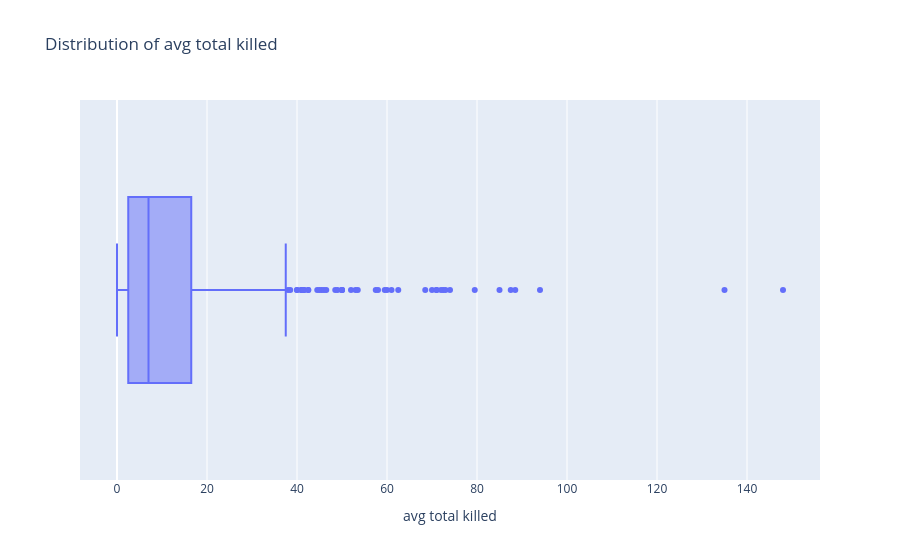
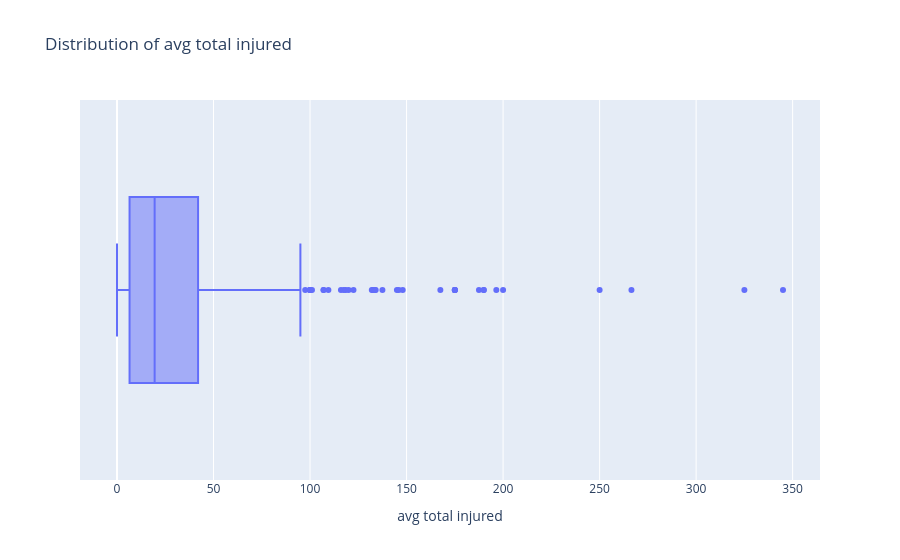

Notebook cell for these charts, in order:
### Code cell
fig=px.box(df,x="avg total killed",title="Distribution of avg total killed")
fig.show()
fig=px.box(df,x="avg total injured",title="Distribution of avg total injured")
fig.show()

### Figure 1 — Plotly figure (JSON) as saved in the notebook; plotly's stock layout.template omitted (floating-point values rounded to 4 significant figures; data arrays with more than 128 entries replaced by an {"elided": "..."} marker saying what was removed)
{"data": [{"alignmentgroup": "True", "hovertemplate": "avg total killed=%{x}<extra></extra>", "legendgroup": "", "marker": {"color": "#636efa"}, "name": "", "notched": false, "offsetgroup": "", "orientation": "h", "showlegend": false, "type": "box", "x": {"elided": "496 float values"}, "x0": " ", "xaxis": "x", "y0": " ", "yaxis": "y"}], "layout": {"boxmode": "group", "legend": {"tracegroupgap": 0}, "title": {"text": "Distribution of avg total killed"}, "xaxis": {"anchor": "y", "domain": [0, 1], "title": {"text": "avg total killed"}}, "yaxis": {"anchor": "x", "domain": [0, 1]}}}

### Figure 2 — Plotly figure (JSON) as saved in the notebook; plotly's stock layout.template omitted (floating-point values rounded to 4 significant figures; data arrays with more than 128 entries replaced by an {"elided": "..."} marker saying what was removed)
{"data": [{"alignmentgroup": "True", "hovertemplate": "avg total injured=%{x}<extra></extra>", "legendgroup": "", "marker": {"color": "#636efa"}, "name": "", "notched": false, "offsetgroup": "", "orientation": "h", "showlegend": false, "type": "box", "x": {"elided": "496 float values"}, "x0": " ", "xaxis": "x", "y0": " ", "yaxis": "y"}], "layout": {"boxmode": "group", "legend": {"tracegroupgap": 0}, "title": {"text": "Distribution of avg total injured"}, "xaxis": {"anchor": "y", "domain": [0, 1], "title": {"text": "avg total injured"}}, "yaxis": {"anchor": "x", "domain": [0, 1]}}}
